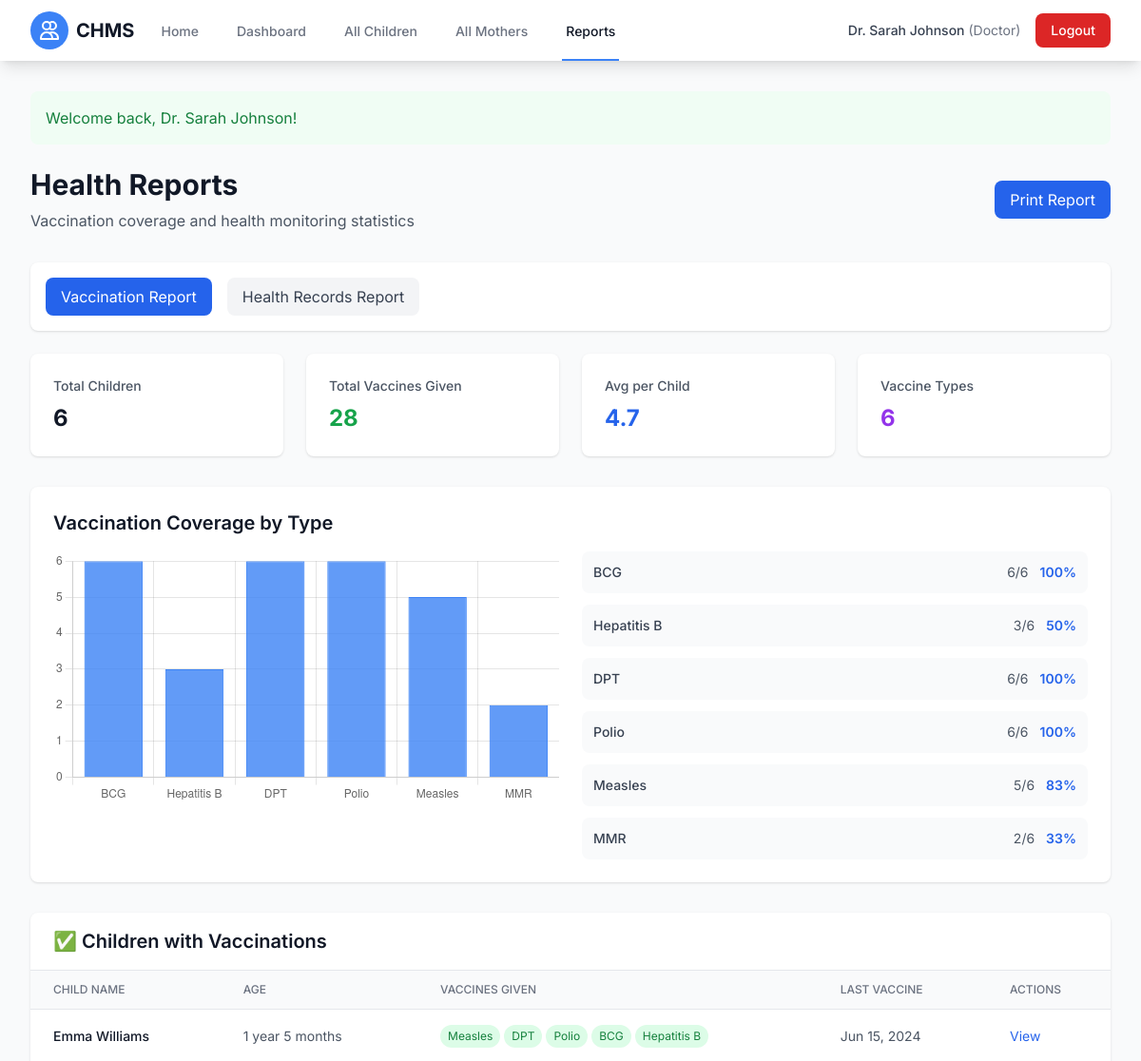
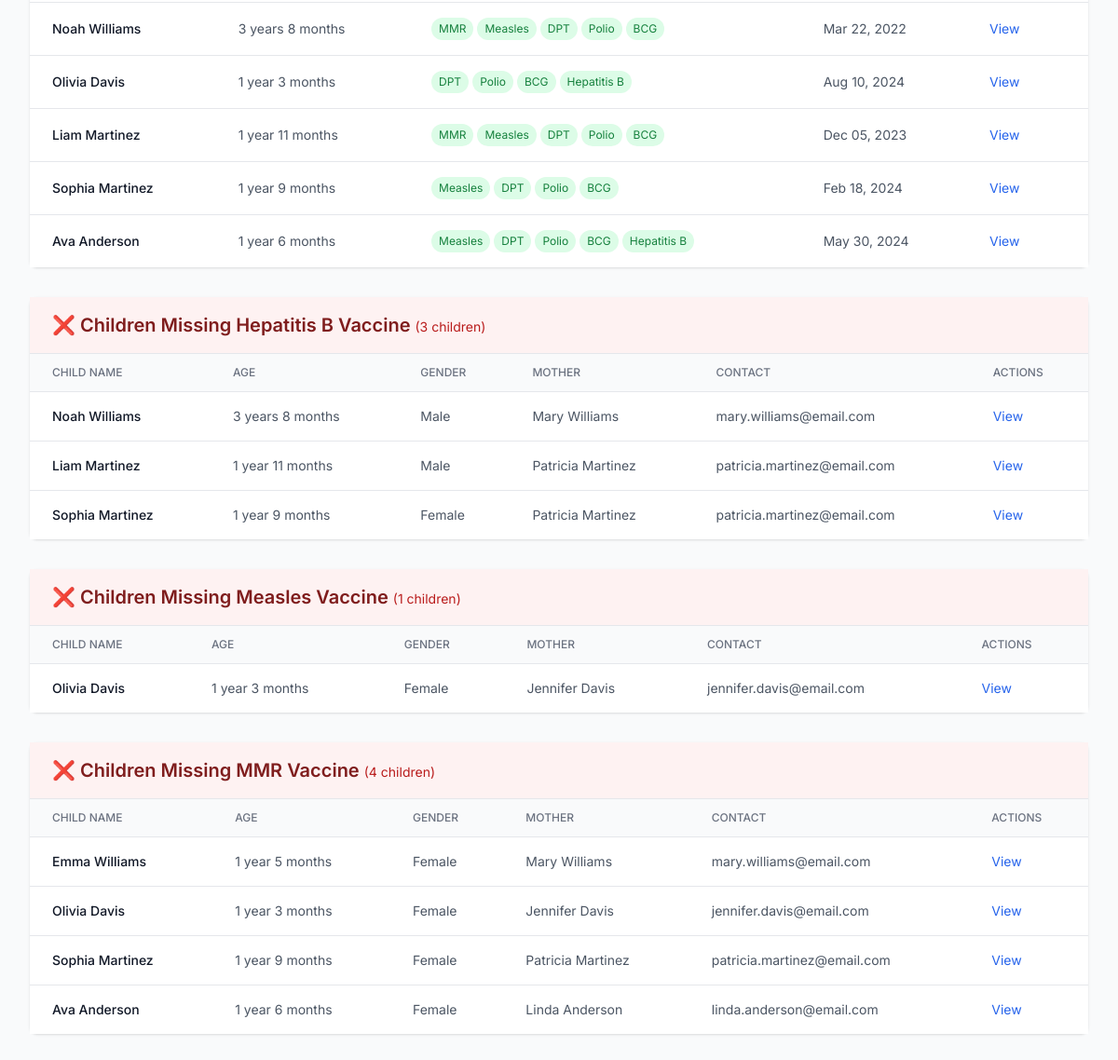
/reports.php (signed in), run on the app's committed database (2 pictures, top to bottom).
### tables this page shows
CREATE TABLE children (
    child_id INT AUTO_INCREMENT PRIMARY KEY,
    mother_id INT NOT NULL,
    name VARCHAR(100) NOT NULL,
    dob DATE NOT NULL,
    gender ENUM('male', 'female') NOT NULL,
    created_at TIMESTAMP DEFAULT CURRENT_TIMESTAMP,
    FOREIGN KEY (mother_id) REFERENCES users(user_id) ON DELETE CASCADE,
    INDEX idx_mother (mother_id),
    INDEX idx_dob (dob)
);

CREATE TABLE immunizations (
    immunization_id INT AUTO_INCREMENT PRIMARY KEY,
    child_id INT NOT NULL,
    vaccine_name VARCHAR(100) NOT NULL,
    date_given DATE NOT NULL,
    next_due_date DATE,
    created_at TIMESTAMP DEFAULT CURRENT_TIMESTAMP,
    FOREIGN KEY (child_id) REFERENCES children(child_id) ON DELETE CASCADE,
    INDEX idx_child (child_id),
    INDEX idx_next_due (next_due_date)
);

CREATE TABLE users (
    user_id INT AUTO_INCREMENT PRIMARY KEY,
    name VARCHAR(100) NOT NULL,
    email VARCHAR(100) NOT NULL UNIQUE,
    phone VARCHAR(20),
    role ENUM('mother', 'doctor') NOT NULL DEFAULT 'mother',
    password VARCHAR(255) NOT NULL,
    created_at TIMESTAMP DEFAULT CURRENT_TIMESTAMP,
    INDEX idx_email (email),
    INDEX idx_role (role)
);

### reports.php (the view, shortened to what the rows shown need)
<?php
require_once __DIR__ . '/src/config/helpers.php';
require_once __DIR__ . '/src/models/Child.php';
require_once __DIR__ . '/src/models/Immunization.php';
$reportType = $_GET['type'] ?? 'vaccination';
$childModel = new Child();
$immunizationModel = new Immunization();
$stmt = $childModel->readAll();
$allChildren = $stmt->fetchAll(PDO::FETCH_ASSOC);
$vaccinationData = [];
$vaccineTypes = [
    'BCG' => 'BCG',
    'Hepatitis B' => 'Hepatitis B',
    'DPT' => 'DPT',
    'Polio' => 'Polio',
    'Measles' => 'Measles',
    'MMR' => 'MMR'
];
foreach ($allChildren as $child) {
    $childId = $child['child_id'];
    $immunizations = $immunizationModel->readByChild($childId);
    $givenVaccines = [];
    foreach ($immunizations as $imm) {
        foreach ($vaccineTypes as $key => $vaccine) {
            if (stripos($imm['vaccine_name'], $key) !== false) {
                $givenVaccines[$key] = true;
            }
        }
    }
    $vaccinationData[] = [
        'child' => $child,
        'given_vaccines' => $givenVaccines,
        'total_vaccines' => count($givenVaccines),
        'immunizations' => $immunizations
    ];
}
$childrenMissingVaccines = [];
foreach ($vaccineTypes as $key => $vaccine) {
    $missing = array_filter($vaccinationData, function($data) use ($key) {
        return !isset($data['given_vaccines'][$key]);
    });
    $childrenMissingVaccines[$key] = $missing;
}
?>
<!DOCTYPE html>
<html lang="en">
<head>
    <script src="https://cdn.tailwindcss.com"></script>
</head>
<body class="bg-gray-50">
    <div class="max-w-7xl mx-auto px-4 sm:px-6 lg:px-8 py-8">
        <div class="mb-8 flex justify-between items-center">
            <div>
                <h1 class="text-3xl font-bold text-gray-900">Health Reports</h1>
            </div>
        </div>
        <?php if ($reportType === 'vaccination'): ?>
            <div class="bg-white rounded-lg shadow p-6 mb-8">
                <h2 class="text-xl font-semibold text-gray-900 mb-4">Vaccination Coverage by Type</h2>
            </div>
            <div class="bg-white rounded-lg shadow mb-8">
                <div class="px-6 py-4 border-b border-gray-200">
                    <h2 class="text-xl font-semibold text-gray-900">✅ Children with Vaccinations</h2>
                </div>
                <div class="overflow-x-auto">
                    <table class="min-w-full divide-y divide-gray-200">
                        <thead class="bg-gray-50">
                            <tr>
                                <th class="px-6 py-3 text-left text-xs font-medium text-gray-500 uppercase">Child Name</th>
                                <th class="px-6 py-3 text-left text-xs font-medium text-gray-500 uppercase">Age</th>
                                <th class="px-6 py-3 text-left text-xs font-medium text-gray-500 uppercase">Vaccines Given</th>
                                <th class="px-6 py-3 text-left text-xs font-medium text-gray-500 uppercase">Last Vaccine</th>
                                <th class="px-6 py-3 text-left text-xs font-medium text-gray-500 uppercase no-print">Actions</th>
                            </tr>
                        </thead>
                        <tbody class="bg-white divide-y divide-gray-200">
                            <?php foreach ($vaccinationData as $data): ?>
                                <?php if (!empty($data['immunizations'])): ?>
                                    <tr class="hover:bg-gray-50">
                                        <td class="px-6 py-4 whitespace-nowrap text-sm font-medium text-gray-900">
                                            <?php echo htmlspecialchars($data['child']['name']); ?>
                                        </td>
                                        <td class="px-6 py-4 whitespace-nowrap text-sm text-gray-600">
                                            <?php echo calculateAgeString($data['child']['dob']); ?>
                                        </td>
                                        <td class="px-6 py-4 text-sm text-gray-600">
                                            <div class="flex flex-wrap gap-1">
                                                <?php foreach ($data['given_vaccines'] as $vaccine => $status): ?>
                                                    <span class="px-2 py-1 text-xs bg-green-100 text-green-700 rounded-full"><?php echo $vaccine; ?></span>
                                                <?php endforeach; ?>
                                            </div>
                                        </td>
                                        <td class="px-6 py-4 whitespace-nowrap text-sm text-gray-600">
                                            <?php
                                            $lastVaccine = end($data['immunizations']);
                                            echo $lastVaccine ? formatDate($lastVaccine['date_given']) : 'N/A';
                                            ?>
                                        </td>
                                        <td class="px-6 py-4 whitespace-nowrap text-sm no-print">
                                            <a href="child_profile.php?id=<?php echo $data['child']['child_id']; ?>"
                                               class="text-blue-600 hover:text-blue-900">View</a>
                                        </td>
                                    </tr>
                                <?php endif; ?>
                            <?php endforeach; ?>
                        </tbody>
                    </table>
                </div>
            </div>
            <?php foreach ($vaccineTypes as $key => $vaccine): ?>
                <?php if (!empty($childrenMissingVaccines[$key])): ?>
                    <div class="bg-white rounded-lg shadow mb-8">
                        <div class="px-6 py-4 border-b border-gray-200 bg-red-50">
                            <h2 class="text-xl font-semibold text-red-900">
                                ❌ Children Missing <?php echo $vaccine; ?> Vaccine
                                <span class="text-sm font-normal text-red-700">(<?php echo count($childrenMissingVaccines[$key]); ?> children)</span>
                            </h2>
                        </div>
                        <div class="overflow-x-auto">
                            <table class="min-w-full divide-y divide-gray-200">
                                <thead class="bg-gray-50">
                                    <tr>
                                        <th class="px-6 py-3 text-left text-xs font-medium text-gray-500 uppercase">Child Name</th>
                                        <th class="px-6 py-3 text-left text-xs font-medium text-gray-500 uppercase">Age</th>
                                        <th class="px-6 py-3 text-left text-xs font-medium text-gray-500 uppercase">Gender</th>
                                        <th class="px-6 py-3 text-left text-xs font-medium text-gray-500 uppercase">Mother</th>
                                        <th class="px-6 py-3 text-left text-xs font-medium text-gray-500 uppercase">Contact</th>
                                        <th class="px-6 py-3 text-left text-xs font-medium text-gray-500 uppercase no-print">Actions</th>
                                    </tr>
                                </thead>
                                <tbody class="bg-white divide-y divide-gray-200">
                                    <?php foreach ($childrenMissingVaccines[$key] as $data): ?>
                                        <tr class="hover:bg-gray-50">
                                            <td class="px-6 py-4 whitespace-nowrap text-sm font-medium text-gray-900">
                                                <?php echo htmlspecialchars($data['child']['name']); ?>
                                            </td>
                                            <td class="px-6 py-4 whitespace-nowrap text-sm text-gray-600">
                                                <?php echo calculateAgeString($data['child']['dob']); ?>
                                            </td>
                                            <td class="px-6 py-4 whitespace-nowrap text-sm text-gray-600">
                                                <?php echo ucfirst($data['child']['gender']); ?>
                                            </td>
                                            <td class="px-6 py-4 whitespace-nowrap text-sm text-gray-600">
                                                <?php echo htmlspecialchars($data['child']['mother_name']); ?>
                                            </td>
                                            <td class="px-6 py-4 whitespace-nowrap text-sm text-gray-600">
                                                <?php echo htmlspecialchars($data['child']['mother_email']); ?>
                                            </td>
                                            <td class="px-6 py-4 whitespace-nowrap text-sm no-print">
                                                <a href="child_profile.php?id=<?php echo $data['child']['child_id']; ?>"
                                                   class="text-blue-600 hover:text-blue-900">View</a>
                                            </td>
                                        </tr>
                                    <?php endforeach; ?>
                                </tbody>
                            </table>
                        </div>
                    </div>
                <?php endif; ?>
            <?php endforeach; ?>
        <?php endif; ?>
    </div>
    <script>
        <?php if ($reportType === 'vaccination'): ?>
            // Vaccination coverage chart
            const vaccineLabels = <?php echo json_encode(array_values($vaccineTypes)); ?>;
            const vaccineData = [
                <?php foreach ($vaccineTypes as $key => $vaccine):
                    $given = count($allChildren) - count($childrenMissingVaccines[$key]);
                    echo $given . ',';
                endforeach; ?>
            ];
            const totalChildren = <?php echo count($allChildren); ?>;
            const ctx = document.getElementById('vaccinationChart');
            if (ctx) {
                new Chart(ctx, {
                    type: 'bar',
                    data: {
                        labels: vaccineLabels,
                        datasets: [{
                            label: 'Children Vaccinated',
                            data: vaccineData,
                            backgroundColor: 'rgba(59, 130, 246, 0.8)',
                            borderColor: 'rgb(59, 130, 246)',
                            borderWidth: 1
                        }]
                    },
                    options: {
                        responsive: true,
                        maintainAspectRatio: true,
                        scales: {
                            y: {
                                beginAtZero: true,
                                max: totalChildren,
                                ticks: {
                                    stepSize: 1
                                }
                            }
                        },
                        plugins: {
                            legend: {
                                display: false
                            }
                        }
                    }
                });
            }
        <?php endif; ?>
    </script>
</body>
</html>

### data on the page
children: name "Emma Williams", dob "1 year 5 months", vaccine "Measles", vaccine "DPT", vaccine "Polio", vaccine "BCG", vaccine "Hepatitis B", gender "Female", mother.name "Mary Williams", mother.email "mary.williams@email.com"
immunizations: date_given "Jun 15, 2024"
children: name "Noah Williams", dob "3 years 8 months", vaccine "MMR", vaccine "Measles", vaccine "DPT", vaccine "Polio", vaccine "BCG", gender "Male", mother.name "Mary Williams", mother.email "mary.williams@email.com"
immunizations: date_given "Mar 22, 2022"
children: name "Olivia Davis", dob "1 year 3 months", vaccine "DPT", vaccine "Polio", vaccine "BCG", vaccine "Hepatitis B", gender "Female"
immunizations: date_given "Aug 10, 2024"
children: name "Liam Martinez", dob "1 year 11 months", vaccine "MMR", vaccine "Measles", vaccine "DPT", vaccine "Polio", vaccine "BCG", gender "Male", mother.name "Patricia Martinez", mother.email "patricia.martinez@email.com"
immunizations: date_given "Dec 05, 2023"
children: name "Sophia Martinez", dob "1 year 9 months", vaccine "Measles", vaccine "DPT", vaccine "Polio", vaccine "BCG", gender "Female"
immunizations: date_given "Feb 18, 2024"
children: name "Ava Anderson", dob "1 year 6 months", vaccine "Measles", vaccine "DPT", vaccine "Polio", vaccine "BCG", vaccine "Hepatitis B", gender "Female", mother.name "Linda Anderson", mother.email "linda.anderson@email.com"
immunizations: date_given "May 30, 2024"
users: name "Patricia Martinez", email "patricia.martinez@email.com"
users: name "Jennifer Davis", email "jennifer.davis@email.com"

### other printed values
$userName "Dr. Sarah Johnson"
$userRole "Doctor"
$flashMessage['message'] "Welcome back, Dr. Sarah Johnson!"
count($allChildren) "6"
$totalVaccinesGiven "28"
$averageVaccinesPerChild "4.7"
count($vaccineTypes) "6"
$vaccine "BCG"
$given "6"
$percentage "100"
$vaccine "Hepatitis B"
$given "3"
$percentage "50"
$vaccine "DPT"
$vaccine "Polio"
